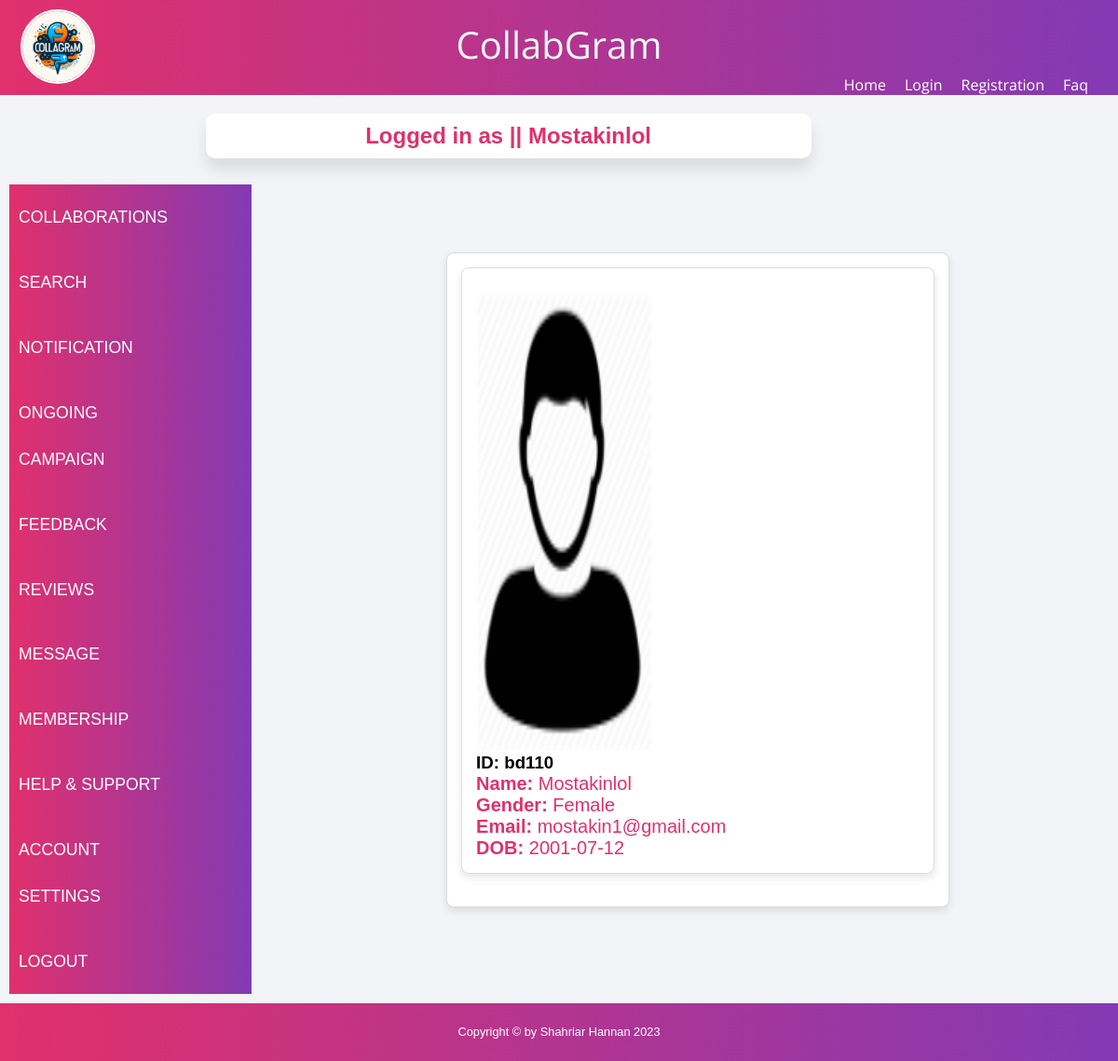
/views/topinfluencers.php (signed in), run on the app's committed database.
### tables this page shows
CREATE TABLE `reg_info` (
  `id` varchar(11) NOT NULL,
  `name` varchar(129) NOT NULL,
  `password` varchar(111) NOT NULL,
  `email` varchar(200) NOT NULL,
  `gender` varchar(11) NOT NULL,
  `dob` date NOT NULL,
  `type` varchar(122) NOT NULL,
  `image` varchar(255) DEFAULT NULL
);

### controller/userData.php (called while the page is built, shortened)
<?php
$user = $_SESSION['user'];
?>

### views/topinfluencers.php (the view, shortened to what this page needs)
<?php
include_once("../controller/userData.php");
$conn = getConnection();
$query = "SELECT * FROM reg_info WHERE type = 'Influencer'";
$result = mysqli_query($conn, $query);
?>
<!DOCTYPE html>
<html lang="en">
<head>
    <link rel="stylesheet" href="https://cdnjs.cloudflare.com/ajax/libs/font-awesome/5.15.1/css/all.min.css" />
    <link rel="stylesheet" href="style2.css">
</head>
<body>
    <div class="container">
        <header>
            <div class="header-content">
                <div class="logo-div">
                    <img class="nav-image" src="../Assests/logo.jpg">
                </div>
                <div class="heading-style">
                    <p>CollabGram</p>
                </div>
                <div class="nav-container">
                    <nav>
                        <ul>
                            <li><a href="home.php">Home</a></li>
                            <li><a href="LegalAgreement.php">Login</a></li>
                            <li><a href="registration.php">Registration</a></li>
                            <li><a href="faq.php">Faq</a></li>
                        </ul>
                    </nav>
                </div>
            </div>
        </header>
        <center>
        <table height=635 width=1080>
        <tr height=70>
                <td colspan="4">
                    <table width = "400">
                    <tr>
                        <td align="center">
                            <div class="card">
                        <h2>Logged in as || <?php echo $user['name'] ?></h2>
                            </div>
                        </td>
                    </tr>
                    </table>
                </td>
            </tr>
            <tr>
                <td rowspan="3" width="20">
                <div class='hudai' style="min-height:600px;flex:5;color:blue;">
                <ul>
                <ul>
                    <li> <a href="collaborations.php">Collaborations</a></li>
					<li> <a href="searchUser.php">Search</a></li>
                    <li> <a href="receive_notification.php">Notification</a></li>
                    <li> <a href="ongoing_campaign.php">Ongoing Campaign</a></li>
                    <li> <a href="feedback_form.php">Feedback</a></li>
                    <li> <a href="reviews.php">Reviews</a></li>
                    <li> <a href="message.php">Message</a></li>
                    <li> <a href="membership.php">Membership</a></li>
                    <li> <a href="help_support.php">Help & Support</a></li>
                    <li> <a href="account_setting.php">Account Settings</a></li>
                    <li> <a href="../controller/logout.php">Logout</a></li>
                </ul>
                </ul>
                </div>
                </div>
                        <td>
                        <main>
                            <div class="influencer-container">
                                <?php while ($influencerUser = mysqli_fetch_assoc($result)) { ?>
                                    <div class="influencer-card">
                                        <img src="../Assests/profilepicture.png" alt="Profile Picture">
                                        <h3>ID: <?php echo $influencerUser['id'] ?></h3>
                                        <p><strong>Name:</strong> <?php echo $influencerUser['name'] ?></p>
                                        <p><strong>Gender:</strong> <?php echo $influencerUser['gender'] ?></p>
                                        <p><strong>Email:</strong> <?php echo $influencerUser['email'] ?></p>
                                        <p><strong>DOB:</strong> <?php echo $influencerUser['dob'] ?></p>
                                    </div>
                                <?php } ?>
                            </div>
                            </main>
                        </td>
            <footer>
                <div class="row">
                    <div class="col-lg-12">
                        <p>Copyright © by Shahriar Hannan 2023</p>
                    </div>
                </div>
            </footer>
    </body>
</html>

### views/style2.css (style rules this page uses)
html { scroll-behavior: smooth; }
* { margin: 0; padding: 0; box-sizing: border-box; }
body { font-family: 'Montserrat', sans-serif; margin: 0; padding: 0; }
.container { width: 100%; margin: auto; background-color: #f2f4f8; }
.row { width: 100%; }
.row::after { content: ''; clear: both; display: table; }
.logo-div { display: block; text-align: left; padding: 10px; width: 1px; height: 10px; }
[class*="col-"] { float: left; padding: 5px; }
[class*="col-"] { width: 100%; }
header { background: linear-gradient(to right, #e1306c, #833ab4); padding: 0% 1%; text-align: center; }
.hudai { background: linear-gradient(to right, #e1306c, #833ab4); margin-right: 20px; }
.hudai ul { margin-right: 40px; }
.hudai ul li a { display: block; text-decoration: none; color: white; line-height: 50px; padding: 10px; transition: .4s; text-transform: uppercase; font-weight: lighter; font-size: 1.1rem; font-family: 'Montserrat', sans-serif; margin-bottom: -0.1px; }
.header-content { display: block; justify-content: space-between; align-items: center; }
.logo-div { display: block; text-align: left; padding: 10px; }
.heading-style { display: block; margin: auto; padding: -20px; color: #f5f5f5; font-family: "Open Sans", sans-serif; font-size: 40px; padding-top: -50px; padding-bottom: 5px; }
.nav-container { display: block; font-family: "Open Sans", sans-serif; }
nav ul { list-style: none; padding: 0; margin: 0; display: flex; justify-content: flex-end; }
nav ul li { margin-right: 20px; }
nav ul li a { text-decoration: none; color: white; font-size: 16px; }
.heading-style { display: block; margin: auto; padding: -20px; color: #f5f5f5; font-family: "Open Sans", sans-serif; padding-top: -50px ; padding-bottom: 5px ; }
main { display: flex; justify-content: center; align-items: center; min-height: calc(100vh - 50px); }
main div { background-color: #fff; border: 1px solid #ddd; border-radius: 8px; padding: 15px; margin-bottom: 20px; box-shadow: 0 4px 8px rgba(0, 0, 0, 0.1); }
main div p { font-size: 20px; color: #e1306c; }
main div img { display: block; max-width: 50%; height: 500px; width: 40%; border-radius: 10px; margin-top: 5px; }
img { display:block; height: 80px; width: 80px; border-radius: 50%; border: 2px solid white; }
.card { width: 650px; margin:0px auto; margin-left: -200px ; margin-right: 50px ; padding: 10px; background-color: #fff; border-radius: 10px; box-shadow: 0 12px 16px rgba(15, 13, 13, 0.1); }
.card h2 { margin: 0; color: #e1306c; }
footer { background: linear-gradient(to right, #e1306c, #833ab4); padding: 10px; color: white; text-align: center; }
footer p { font-size: 0.8rem; line-height: 32px; text-align: center; }
table { width: 100%; }
td { padding: 8px; }
td:last-child { border-bottom: none; }
td img { width: 100px; height: 100px; border-radius: 50%; }
@media only screen and (min-width: 992px) { .col-lg-12 { width: 100%; } }
@media only screen and (min-width: 992px) { .logo-div { text-align: left; } }

### data on the page
reg_info: id "bd110", name "Mostakinlol", gender "Female", email "mostakin1@gmail.com", dob "2001-07-12"

### other printed values
$user['name'] "Mostakinlol"
